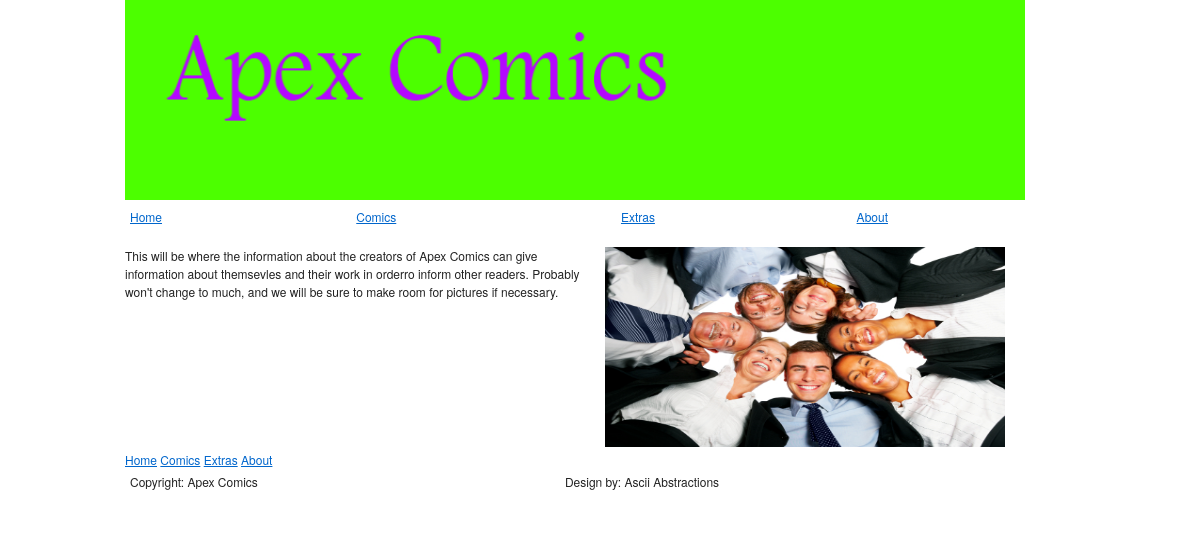
Page /about.php on the committed database.
### tables this page shows
CREATE TABLE IF NOT EXISTS `news` (
  `id` int(10) unsigned NOT NULL AUTO_INCREMENT,
  `name` varchar(50) DEFAULT NULL,
  `date_added` date DEFAULT NULL,
  `article` varchar(2000) DEFAULT NULL,
  PRIMARY KEY (`id`)
);

CREATE TABLE IF NOT EXISTS `images` (
  `id` int(10) unsigned NOT NULL AUTO_INCREMENT,
  `i_name` varchar(50) DEFAULT NULL,
  `image_path` varchar(50) DEFAULT NULL,
  PRIMARY KEY (`id`)
);

### queries/get_about.php (called while the page is built, shortened)
<?php
function get_about_latest($db)
{
    $query = "SELECT article
                FROM news
                WHERE name='about'
                ORDER BY date_added DESC
                LIMIT 0,1";
    $result = mysql_query($query,$db) or die("bad query");
    $about = mysql_fetch_assoc($result);
    return $about['article'];
}
?>

### queries/get_images.php (called while the page is built, shortened)
<?php
function images_get_image_by_name($db,$name)
{
    $query = "SELECT image_path
                FROM images
                WHERE i_name = '$name'";
    $result = mysql_query($query,$db) or die("bad query");
    $image = mysql_fetch_assoc($result);
    return $image['image_path'];
}
?>

### about.php (the view, shortened to what this page needs)
<?php
    include_once('queries/get_about.php');
    include_once('queries/get_images.php');
    $con = mysql_connect("localhost","user","pass");
    display_start();
    display_header();
    display_menu();
?>
<div id="about-info" class="span-12">
    <p> <?php echo get_about_latest($con); ?> </p>
</div>
<div id="image-col" class="span-8">
    <?php
        $source = images_get_image_by_name($con, 'team');
        echo "<img id ='about_phto' alt='about-photo' src=$source width='400' height='200' />";
    ?>
</div>
<?php
display_footer();
?>

### modules/start.php
<?php
function display_start()
{
    echo <<< _END
    <!DOCTYPE html PUBLIC "-//W3C//DTD XHTML 1.0 Strict//EN" "http://www.w3.org/TR/xhtml1/DTD/xhtml1-strict.dtd">
    <html xmlns="http://www.w3.org/1999/xhtml">
    <head>
        <meta http-equiv="Content-Type" content="text/html; charset=UTF-8" />
        <title>Apex Comics!</title>
        <link rel="stylesheet" href="blueprint/blueprint/screen.css" type="text/css" media="screen,projection" />
        <link rel="stylesheet" href="blueprint/blueprint/print.css"  type="text/css" media="print" />
    </head>
    <body>
        <div class="container">
_END;
}
?>

### modules/header.php
<?php
function display_header()
{
    echo <<< _END
    <div id="header" class="span-24">
       <img src= "images/banner.gif" width="900" height="200"/>
    </div>
_END;
}
?>

### modules/menu.php
<?php
function display_menu()
{
    echo <<< _END
    <div id="menu" class="span-24">
        <table>
        <tr>
            <td><a href="index.php" id="menu-home">Home</a></td>
            <td><a href="comics.php" id="menu-comics">Comics</a></td>
            <td><a href="extras.php" id="menu-extras">Extras</a></td>
            <td><a href="about.php" id="menu-about">About</a></td>
        </tr>
        </table>
    </div>
_END;
}
?>

### modules/footer.php
<?php
function display_footer()
{
echo <<< _END
		<div id="footer" class="span-24">
                    <a href="index.php" id="alt-menu-home">Home</a>
                    <a href="comics.php" id="alt-menu-comics">Comics</a>
                    <a href="extras.php" id="alt-menu-extras">Extras</a>
                    <a href="about.php" id="alt-menu-about">About</a>
                    <table>
                        <td>Copyright: Apex Comics</td>
                        <td>Design by: Ascii Abstractions</td>
                    </table>
		</div>
	</div>
</body>
</html>
_END;
}
?>

### blueprint/blueprint/screen.css (style rules this page uses)
html { margin:0;padding:0;border:0; }
body, div, span, object, iframe, h1, h2, h3, h4, h5, h6, p, blockquote, pre, a, abbr, acronym, address, code, del, dfn, em, img, q, dl, dt, dd, ol, ul, li, fieldset, form, label, legend, table, caption, tbody, tfoot, thead, tr, th, td, article, aside, dialog, figure, footer, header, hgroup, nav, section { margin:0;padding:0;border:0;font-size:100%;font:inherit;vertical-align:baseline; }
body { line-height:1.5;background:white; }
table { border-collapse:separate;border-spacing:0; }
caption, th, td { text-align:left;font-weight:normal;float:none !important; }
table, th, td { vertical-align:middle; }
html { font-size:100.01%; }
body { font-size:75%;color:#222;background:#fff;font-family:"Helvetica Neue", Arial, Helvetica, sans-serif; }
p { margin:0 0 1.5em; }
a { color:#06c;text-decoration:underline; }
table { margin-bottom:1.4em;width:100%; }
th, td, caption { padding:4px 10px 4px 5px; }
.container { width:950px;margin:0 auto; }
.column, .span-1, .span-2, .span-3, .span-4, .span-5, .span-6, .span-7, .span-8, .span-9, .span-10, .span-11, .span-12, .span-13, .span-14, .span-15, .span-16, .span-17, .span-18, .span-19, .span-20, .span-21, .span-22, .span-23, .span-24 { float:left;margin-right:10px; }
.span-8 { width:310px; }
.span-12 { width:470px; }
.span-24 { width:950px;margin-right:0; }
.clearfix:after, .container:after { content:"\0020";display:block;height:0;clear:both;visibility:hidden;overflow:hidden; }
.clearfix, .container { display:block; }

### blueprint/blueprint/print.css (style rules this page uses)
body { line-height:1.5;font-family:"Helvetica Neue", Arial, Helvetica, sans-serif;color:#000;background:none;font-size:10pt; }
.container { background:none; }
a:link, a:visited { background:transparent;font-weight:700;text-decoration:underline; }
a:link:after, a:visited:after { content:" (" attr(href) ")";font-size:90%; }

### rows in the picture
news: article "This will be where the information about the creators of Apex Comics can give information about themsevles and their work in orderro inform other readers. Probably won't change to much, and we will be sure to make room for pictures if necessary."
images: image_path (picture)
